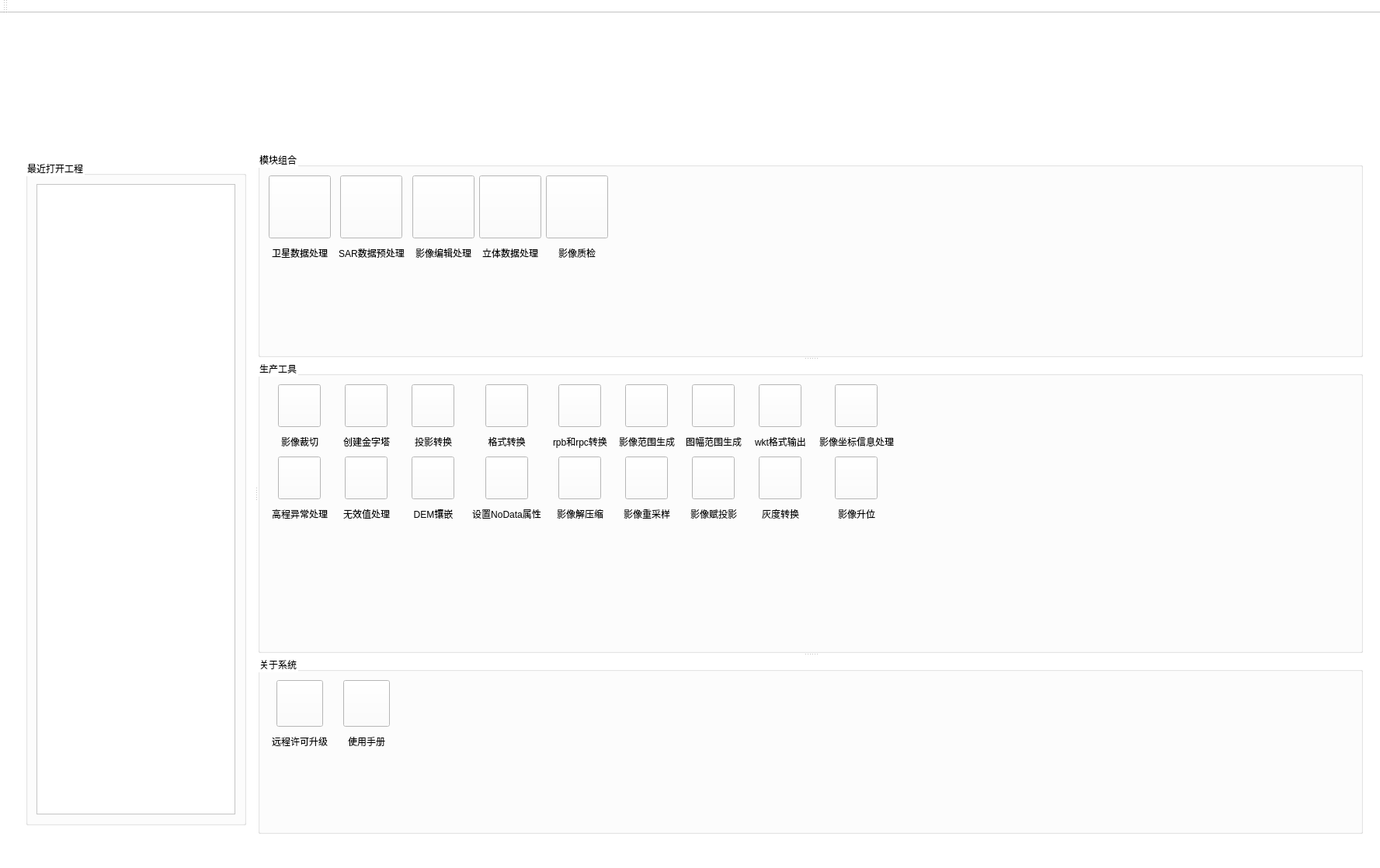
<?xml version="1.0" encoding="UTF-8"?>
<ui version="4.0">
 <class>IMAGEPS_InfoWindowClass</class>
 <widget class="QMainWindow" name="IMAGEPS_InfoWindowClass">
  <property name="geometry">
   <rect>
    <x>0</x>
    <y>0</y>
    <width>1777</width>
    <height>1118</height>
   </rect>
  </property>
  <property name="windowTitle">
   <string>IMAGEPS_InfoWindow</string>
  </property>
  <property name="styleSheet">
   <string notr="true">*{font: 57 9pt &quot;Source Han Sans SC Medium&quot;;}
*{background-color: rgb(255, 255, 255);}

</string>
  </property>
  <widget class="QWidget" name="centralWidget">
   <layout class="QVBoxLayout" name="verticalLayout" stretch="1,6">
    <item>
     <widget class="QLabel" name="label_title">
      <property name="font">
       <font>
        <family>思源黑体 Medium</family>
        <pointsize>48</pointsize>
        <weight>7</weight>
        <italic>false</italic>
        <bold>false</bold>
       </font>
      </property>
      <property name="styleSheet">
       <string notr="true">*{font: 57 48pt &quot;思源黑体 Medium&quot;;}
*{border-image: url(:/resource/menu/Imageps_title.png);}</string>
      </property>
      <property name="text">
       <string/>
      </property>
     </widget>
    </item>
    <item>
     <widget class="QWidget" name="widget" native="true">
      <property name="sizePolicy">
       <sizepolicy hsizetype="Preferred" vsizetype="Preferred">
        <horstretch>0</horstretch>
        <verstretch>10</verstretch>
       </sizepolicy>
      </property>
      <layout class="QGridLayout" name="gridLayout_2">
       <item row="0" column="0">
        <widget class="QSplitter" name="splitter_2">
         <property name="sizePolicy">
          <sizepolicy hsizetype="Expanding" vsizetype="Preferred">
           <horstretch>0</horstretch>
           <verstretch>0</verstretch>
          </sizepolicy>
         </property>
         <property name="orientation">
          <enum>Qt::Horizontal</enum>
         </property>
         <property name="opaqueResize">
          <bool>true</bool>
         </property>
         <widget class="QWidget" name="layoutWidget">
          <layout class="QVBoxLayout" name="verticalLayout_2" stretch="0">
           <item>
            <widget class="QGroupBox" name="groupBox">
             <property name="title">
              <string>最近打开工程</string>
             </property>
             <layout class="QGridLayout" name="gridLayout">
              <item row="0" column="0">
               <widget class="QListWidget" name="listWidget"/>
              </item>
             </layout>
            </widget>
           </item>
          </layout>
         </widget>
         <widget class="QSplitter" name="splitter">
          <property name="sizePolicy">
           <sizepolicy hsizetype="Expanding" vsizetype="Expanding">
            <horstretch>1</horstretch>
            <verstretch>0</verstretch>
           </sizepolicy>
          </property>
          <property name="orientation">
           <enum>Qt::Vertical</enum>
          </property>
          <widget class="QGroupBox" name="groupBox_2">
           <property name="title">
            <string>模块组合</string>
           </property>
           <layout class="QFormLayout" name="formLayout">
            <item row="0" column="0">
             <layout class="QGridLayout" name="gridLayout_6">
              <item row="0" column="1" alignment="Qt::AlignHCenter">
               <widget class="QPushButton" name="RDModelRadarDataIn_btn">
                <property name="sizePolicy">
                 <sizepolicy hsizetype="Fixed" vsizetype="Fixed">
                  <horstretch>0</horstretch>
                  <verstretch>0</verstretch>
                 </sizepolicy>
                </property>
                <property name="minimumSize">
                 <size>
                  <width>80</width>
                  <height>81</height>
                 </size>
                </property>
                <property name="text">
                 <string/>
                </property>
               </widget>
              </item>
              <item row="0" column="2" alignment="Qt::AlignHCenter">
               <widget class="QPushButton" name="CloudReplaceTools_btn">
                <property name="sizePolicy">
                 <sizepolicy hsizetype="Fixed" vsizetype="Fixed">
                  <horstretch>0</horstretch>
                  <verstretch>0</verstretch>
                 </sizepolicy>
                </property>
                <property name="minimumSize">
                 <size>
                  <width>80</width>
                  <height>81</height>
                 </size>
                </property>
                <property name="sizeIncrement">
                 <size>
                  <width>80</width>
                  <height>80</height>
                 </size>
                </property>
                <property name="text">
                 <string/>
                </property>
               </widget>
              </item>
              <item row="1" column="0">
               <widget class="QPushButton" name="Satellitedataprocessing_btnf">
                <property name="text">
                 <string>卫星数据处理</string>
                </property>
                <property name="flat">
                 <bool>true</bool>
                </property>
               </widget>
              </item>
              <item row="0" column="0" alignment="Qt::AlignHCenter">
               <widget class="QPushButton" name="Satellitedataprocessing_btn">
                <property name="sizePolicy">
                 <sizepolicy hsizetype="Fixed" vsizetype="Fixed">
                  <horstretch>0</horstretch>
                  <verstretch>0</verstretch>
                 </sizepolicy>
                </property>
                <property name="minimumSize">
                 <size>
                  <width>80</width>
                  <height>81</height>
                 </size>
                </property>
                <property name="sizeIncrement">
                 <size>
                  <width>80</width>
                  <height>80</height>
                 </size>
                </property>
                <property name="text">
                 <string/>
                </property>
               </widget>
              </item>
              <item row="1" column="4">
               <widget class="QPushButton" name="QualityInspection_btnf">
                <property name="text">
                 <string>影像质检</string>
                </property>
                <property name="flat">
                 <bool>true</bool>
                </property>
               </widget>
              </item>
              <item row="0" column="3" alignment="Qt::AlignHCenter">
               <widget class="QPushButton" name="DSMImageProduction_btn">
                <property name="sizePolicy">
                 <sizepolicy hsizetype="Fixed" vsizetype="Fixed">
                  <horstretch>0</horstretch>
                  <verstretch>0</verstretch>
                 </sizepolicy>
                </property>
                <property name="minimumSize">
                 <size>
                  <width>80</width>
                  <height>81</height>
                 </size>
                </property>
                <property name="sizeIncrement">
                 <size>
                  <width>80</width>
                  <height>80</height>
                 </size>
                </property>
                <property name="text">
                 <string/>
                </property>
               </widget>
              </item>
              <item row="1" column="1">
               <widget class="QPushButton" name="RDModelRadarDataIn_btnf">
                <property name="sizePolicy">
                 <sizepolicy hsizetype="Preferred" vsizetype="Maximum">
                  <horstretch>0</horstretch>
                  <verstretch>0</verstretch>
                 </sizepolicy>
                </property>
                <property name="maximumSize">
                 <size>
                  <width>16777215</width>
                  <height>40</height>
                 </size>
                </property>
                <property name="text">
                 <string>SAR数据预处理</string>
                </property>
                <property name="flat">
                 <bool>true</bool>
                </property>
               </widget>
              </item>
              <item row="1" column="3">
               <widget class="QPushButton" name="DSMImageProduction_btnf">
                <property name="text">
                 <string>立体数据处理</string>
                </property>
                <property name="flat">
                 <bool>true</bool>
                </property>
               </widget>
              </item>
              <item row="1" column="2">
               <widget class="QPushButton" name="CloudReplaceTools_btnf">
                <property name="text">
                 <string>影像编辑处理</string>
                </property>
                <property name="flat">
                 <bool>true</bool>
                </property>
               </widget>
              </item>
              <item row="0" column="4" alignment="Qt::AlignHCenter">
               <widget class="QPushButton" name="QualityInspection_btn">
                <property name="sizePolicy">
                 <sizepolicy hsizetype="Fixed" vsizetype="Fixed">
                  <horstretch>0</horstretch>
                  <verstretch>0</verstretch>
                 </sizepolicy>
                </property>
                <property name="minimumSize">
                 <size>
                  <width>80</width>
                  <height>81</height>
                 </size>
                </property>
                <property name="sizeIncrement">
                 <size>
                  <width>80</width>
                  <height>80</height>
                 </size>
                </property>
                <property name="text">
                 <string/>
                </property>
               </widget>
              </item>
             </layout>
            </item>
           </layout>
          </widget>
          <widget class="QGroupBox" name="groupBox_5">
           <property name="sizePolicy">
            <sizepolicy hsizetype="Expanding" vsizetype="Expanding">
             <horstretch>0</horstretch>
             <verstretch>0</verstretch>
            </sizepolicy>
           </property>
           <property name="styleSheet">
            <string notr="true"/>
           </property>
           <property name="title">
            <string>生产工具</string>
           </property>
           <layout class="QFormLayout" name="formLayout_3">
            <item row="0" column="0">
             <layout class="QGridLayout" name="gridLayout_4">
              <property name="verticalSpacing">
               <number>6</number>
              </property>
              <item row="2" column="3" alignment="Qt::AlignHCenter">
               <widget class="QPushButton" name="NoDataAttribute_btn">
                <property name="sizePolicy">
                 <sizepolicy hsizetype="Fixed" vsizetype="Fixed">
                  <horstretch>0</horstretch>
                  <verstretch>0</verstretch>
                 </sizepolicy>
                </property>
                <property name="minimumSize">
                 <size>
                  <width>55</width>
                  <height>55</height>
                 </size>
                </property>
                <property name="text">
                 <string/>
                </property>
               </widget>
              </item>
              <item row="1" column="4">
               <widget class="QPushButton" name="Rpb2Rpc_btnf">
                <property name="sizePolicy">
                 <sizepolicy hsizetype="Preferred" vsizetype="Maximum">
                  <horstretch>0</horstretch>
                  <verstretch>0</verstretch>
                 </sizepolicy>
                </property>
                <property name="maximumSize">
                 <size>
                  <width>16777215</width>
                  <height>40</height>
                 </size>
                </property>
                <property name="text">
                 <string>rpb和rpc转换</string>
                </property>
                <property name="flat">
                 <bool>true</bool>
                </property>
               </widget>
              </item>
              <item row="3" column="6">
               <widget class="QPushButton" name="imageEqualProject_btnf">
                <property name="sizePolicy">
                 <sizepolicy hsizetype="Preferred" vsizetype="Maximum">
                  <horstretch>0</horstretch>
                  <verstretch>0</verstretch>
                 </sizepolicy>
                </property>
                <property name="maximumSize">
                 <size>
                  <width>16777215</width>
                  <height>40</height>
                 </size>
                </property>
                <property name="text">
                 <string>影像赋投影</string>
                </property>
                <property name="flat">
                 <bool>true</bool>
                </property>
               </widget>
              </item>
              <item row="3" column="7">
               <widget class="QPushButton" name="ColorItoGray_btnf">
                <property name="sizePolicy">
                 <sizepolicy hsizetype="Preferred" vsizetype="Maximum">
                  <horstretch>0</horstretch>
                  <verstretch>0</verstretch>
                 </sizepolicy>
                </property>
                <property name="maximumSize">
                 <size>
                  <width>16777215</width>
                  <height>40</height>
                 </size>
                </property>
                <property name="text">
                 <string>灰度转换</string>
                </property>
                <property name="flat">
                 <bool>true</bool>
                </property>
               </widget>
              </item>
              <item row="0" column="1" alignment="Qt::AlignHCenter">
               <widget class="QPushButton" name="Buildpyramid_btn">
                <property name="sizePolicy">
                 <sizepolicy hsizetype="Fixed" vsizetype="Fixed">
                  <horstretch>0</horstretch>
                  <verstretch>0</verstretch>
                 </sizepolicy>
                </property>
                <property name="minimumSize">
                 <size>
                  <width>55</width>
                  <height>55</height>
                 </size>
                </property>
                <property name="text">
                 <string/>
                </property>
               </widget>
              </item>
              <item row="3" column="3">
               <widget class="QPushButton" name="NoDataAttribute_btnf">
                <property name="sizePolicy">
                 <sizepolicy hsizetype="Preferred" vsizetype="Maximum">
                  <horstretch>0</horstretch>
                  <verstretch>0</verstretch>
                 </sizepolicy>
                </property>
                <property name="maximumSize">
                 <size>
                  <width>16777215</width>
                  <height>40</height>
                 </size>
                </property>
                <property name="text">
                 <string>设置NoData属性</string>
                </property>
                <property name="flat">
                 <bool>true</bool>
                </property>
               </widget>
              </item>
              <item row="2" column="6" alignment="Qt::AlignHCenter">
               <widget class="QPushButton" name="imageEqualProject_btn">
                <property name="sizePolicy">
                 <sizepolicy hsizetype="Fixed" vsizetype="Fixed">
                  <horstretch>0</horstretch>
                  <verstretch>0</verstretch>
                 </sizepolicy>
                </property>
                <property name="minimumSize">
                 <size>
                  <width>55</width>
                  <height>55</height>
                 </size>
                </property>
                <property name="text">
                 <string/>
                </property>
               </widget>
              </item>
              <item row="1" column="1">
               <widget class="QPushButton" name="Buildpyramid_btnf">
                <property name="sizePolicy">
                 <sizepolicy hsizetype="Preferred" vsizetype="Maximum">
                  <horstretch>0</horstretch>
                  <verstretch>0</verstretch>
                 </sizepolicy>
                </property>
                <property name="maximumSize">
                 <size>
                  <width>16777215</width>
                  <height>40</height>
                 </size>
                </property>
                <property name="text">
                 <string>创建金字塔</string>
                </property>
                <property name="flat">
                 <bool>true</bool>
                </property>
               </widget>
              </item>
              <item row="3" column="0">
               <widget class="QPushButton" name="HeightAnomalyDetection_btnf">
                <property name="sizePolicy">
                 <sizepolicy hsizetype="Preferred" vsizetype="Maximum">
                  <horstretch>0</horstretch>
                  <verstretch>0</verstretch>
                 </sizepolicy>
                </property>
                <property name="maximumSize">
                 <size>
                  <width>16777215</width>
                  <height>40</height>
                 </size>
                </property>
                <property name="layoutDirection">
                 <enum>Qt::LeftToRight</enum>
                </property>
                <property name="inputMethodHints">
                 <set>Qt::ImhNone</set>
                </property>
                <property name="text">
                 <string>高程异常处理</string>
                </property>
                <property name="autoRepeat">
                 <bool>false</bool>
                </property>
                <property name="autoExclusive">
                 <bool>false</bool>
                </property>
                <property name="autoDefault">
                 <bool>false</bool>
                </property>
                <property name="default">
                 <bool>false</bool>
                </property>
                <property name="flat">
                 <bool>true</bool>
                </property>
               </widget>
              </item>
              <item row="0" column="5" alignment="Qt::AlignHCenter">
               <widget class="QPushButton" name="ImageRangeProduction_btn">
                <property name="sizePolicy">
                 <sizepolicy hsizetype="Fixed" vsizetype="Fixed">
                  <horstretch>0</horstretch>
                  <verstretch>0</verstretch>
                 </sizepolicy>
                </property>
                <property name="minimumSize">
                 <size>
                  <width>55</width>
                  <height>55</height>
                 </size>
                </property>
                <property name="text">
                 <string/>
                </property>
               </widget>
              </item>
              <item row="2" column="2" alignment="Qt::AlignHCenter">
               <widget class="QPushButton" name="DEMMosaic_btn">
                <property name="sizePolicy">
                 <sizepolicy hsizetype="Fixed" vsizetype="Fixed">
                  <horstretch>0</horstretch>
                  <verstretch>0</verstretch>
                 </sizepolicy>
                </property>
                <property name="minimumSize">
                 <size>
                  <width>55</width>
                  <height>55</height>
                 </size>
                </property>
                <property name="text">
                 <string/>
                </property>
               </widget>
              </item>
              <item row="3" column="4">
               <widget class="QPushButton" name="RemoteSensingImageDecompression_btnf">
                <property name="sizePolicy">
                 <sizepolicy hsizetype="Preferred" vsizetype="Maximum">
                  <horstretch>0</horstretch>
                  <verstretch>0</verstretch>
                 </sizepolicy>
                </property>
                <property name="maximumSize">
                 <size>
                  <width>16777215</width>
                  <height>40</height>
                 </size>
                </property>
                <property name="text">
                 <string>影像解压缩</string>
                </property>
                <property name="flat">
                 <bool>true</bool>
                </property>
               </widget>
              </item>
              <item row="1" column="3">
               <widget class="QPushButton" name="formatChange_btnf">
                <property name="sizePolicy">
                 <sizepolicy hsizetype="Preferred" vsizetype="Maximum">
                  <horstretch>0</horstretch>
                  <verstretch>0</verstretch>
                 </sizepolicy>
                </property>
                <property name="maximumSize">
                 <size>
                  <width>16777215</width>
                  <height>40</height>
                 </size>
                </property>
                <property name="text">
                 <string>格式转换</string>
                </property>
                <property name="flat">
                 <bool>true</bool>
                </property>
               </widget>
              </item>
              <item row="1" column="0">
               <widget class="QPushButton" name="ImageCropTool_btnf">
                <property name="sizePolicy">
                 <sizepolicy hsizetype="Preferred" vsizetype="Maximum">
                  <horstretch>0</horstretch>
                  <verstretch>0</verstretch>
                 </sizepolicy>
                </property>
                <property name="maximumSize">
                 <size>
                  <width>16777215</width>
                  <height>40</height>
                 </size>
                </property>
                <property name="text">
                 <string>影像裁切</string>
                </property>
                <property name="flat">
                 <bool>true</bool>
                </property>
               </widget>
              </item>
              <item row="1" column="6">
               <widget class="QPushButton" name="MapExtentGeneration_btnf">
                <property name="sizePolicy">
                 <sizepolicy hsizetype="Preferred" vsizetype="Maximum">
                  <horstretch>0</horstretch>
                  <verstretch>0</verstretch>
                 </sizepolicy>
                </property>
                <property name="maximumSize">
                 <size>
                  <width>16777215</width>
                  <height>40</height>
                 </size>
                </property>
                <property name="text">
                 <string>图幅范围生成</string>
                </property>
                <property name="flat">
                 <bool>true</bool>
                </property>
               </widget>
              </item>
              <item row="1" column="2">
               <widget class="QPushButton" name="projectChange_btnf">
                <property name="sizePolicy">
                 <sizepolicy hsizetype="Preferred" vsizetype="Maximum">
                  <horstretch>0</horstretch>
                  <verstretch>0</verstretch>
                 </sizepolicy>
                </property>
                <property name="maximumSize">
                 <size>
                  <width>16777215</width>
                  <height>40</height>
                 </size>
                </property>
                <property name="text">
                 <string>投影转换</string>
                </property>
                <property name="flat">
                 <bool>true</bool>
                </property>
               </widget>
              </item>
              <item row="2" column="5" alignment="Qt::AlignHCenter">
               <widget class="QPushButton" name="ImageResampling_btn">
                <property name="sizePolicy">
                 <sizepolicy hsizetype="Fixed" vsizetype="Fixed">
                  <horstretch>0</horstretch>
                  <verstretch>0</verstretch>
                 </sizepolicy>
                </property>
                <property name="minimumSize">
                 <size>
                  <width>55</width>
                  <height>55</height>
                 </size>
                </property>
                <property name="text">
                 <string/>
                </property>
               </widget>
              </item>
              <item row="1" column="5">
               <widget class="QPushButton" name="ImageRangeProduction_btnf">
                <property name="sizePolicy">
                 <sizepolicy hsizetype="Preferred" vsizetype="Maximum">
                  <horstretch>0</horstretch>
                  <verstretch>0</verstretch>
                 </sizepolicy>
                </property>
                <property name="maximumSize">
                 <size>
                  <width>16777215</width>
                  <height>40</height>
                 </size>
                </property>
                <property name="text">
                 <string>影像范围生成</string>
                </property>
                <property name="flat">
                 <bool>true</bool>
                </property>
               </widget>
              </item>
              <item row="3" column="1">
               <widget class="QPushButton" name="Invalidvaluelookup_btnf">
                <property name="sizePolicy">
                 <sizepolicy hsizetype="Preferred" vsizetype="Maximum">
                  <horstretch>0</horstretch>
                  <verstretch>0</verstretch>
                 </sizepolicy>
                </property>
                <property name="maximumSize">
                 <size>
                  <width>16777215</width>
                  <height>40</height>
                 </size>
                </property>
                <property name="layoutDirection">
                 <enum>Qt::LeftToRight</enum>
                </property>
                <property name="inputMethodHints">
                 <set>Qt::ImhNone</set>
                </property>
                <property name="text">
                 <string>无效值处理</string>
                </property>
                <property name="autoRepeat">
                 <bool>false</bool>
                </property>
                <property name="autoExclusive">
                 <bool>false</bool>
                </property>
                <property name="autoDefault">
                 <bool>false</bool>
                </property>
                <property name="default">
                 <bool>false</bool>
                </property>
                <property name="flat">
                 <bool>true</bool>
                </property>
               </widget>
              </item>
              <item row="0" column="4" alignment="Qt::AlignHCenter">
               <widget class="QPushButton" name="Rpb2Rpc_btn">
                <property name="sizePolicy">
                 <sizepolicy hsizetype="Fixed" vsizetype="Fixed">
                  <horstretch>0</horstretch>
                  <verstretch>0</verstretch>
                 </sizepolicy>
                </property>
                <property name="minimumSize">
                 <size>
                  <width>55</width>
                  <height>55</height>
                 </size>
                </property>
                <property name="text">
                 <string/>
                </property>
               </widget>
              </item>
              <item row="2" column="7" alignment="Qt::AlignHCenter">
               <widget class="QPushButton" name="ColorItoGray_btn">
                <property name="sizePolicy">
                 <sizepolicy hsizetype="Fixed" vsizetype="Fixed">
                  <horstretch>0</horstretch>
                  <verstretch>0</verstretch>
                 </sizepolicy>
                </property>
                <property name="minimumSize">
                 <size>
                  <width>55</width>
                  <height>55</height>
                 </size>
                </property>
                <property name="maximumSize">
                 <size>
                  <width>16777215</width>
                  <height>16777215</height>
                 </size>
                </property>
                <property name="text">
                 <string/>
                </property>
               </widget>
              </item>
              <item row="0" column="3" alignment="Qt::AlignHCenter">
               <widget class="QPushButton" name="formatChange_btn">
                <property name="sizePolicy">
                 <sizepolicy hsizetype="Fixed" vsizetype="Fixed">
                  <horstretch>0</horstretch>
                  <verstretch>0</verstretch>
                 </sizepolicy>
                </property>
                <property name="minimumSize">
                 <size>
                  <width>55</width>
                  <height>55</height>
                 </size>
                </property>
                <property name="text">
                 <string/>
                </property>
               </widget>
              </item>
              <item row="0" column="0" alignment="Qt::AlignHCenter">
               <widget class="QPushButton" name="ImageCropTool_btn">
                <property name="sizePolicy">
                 <sizepolicy hsizetype="Fixed" vsizetype="Fixed">
                  <horstretch>0</horstretch>
                  <verstretch>0</verstretch>
                 </sizepolicy>
                </property>
                <property name="minimumSize">
                 <size>
                  <width>55</width>
                  <height>55</height>
                 </size>
                </property>
                <property name="text">
                 <string/>
                </property>
               </widget>
              </item>
              <item row="3" column="2">
               <widget class="QPushButton" name="DEMMosaic_btnf">
                <property name="sizePolicy">
                 <sizepolicy hsizetype="Preferred" vsizetype="Maximum">
                  <horstretch>0</horstretch>
                  <verstretch>0</verstretch>
                 </sizepolicy>
                </property>
                <property name="maximumSize">
                 <size>
                  <width>16777215</width>
                  <height>40</height>
                 </size>
                </property>
                <property name="text">
                 <string>DEM镶嵌</string>
                </property>
                <property name="flat">
                 <bool>true</bool>
                </property>
               </widget>
              </item>
              <item row="2" column="4" alignment="Qt::AlignHCenter">
               <widget class="QPushButton" name="RemoteSensingImageDecompression_btn">
                <property name="sizePolicy">
                 <sizepolicy hsizetype="Fixed" vsizetype="Fixed">
                  <horstretch>0</horstretch>
                  <verstretch>0</verstretch>
                 </sizepolicy>
                </property>
                <property name="minimumSize">
                 <size>
                  <width>55</width>
                  <height>55</height>
                 </size>
                </property>
                <property name="text">
                 <string/>
                </property>
               </widget>
              </item>
              <item row="3" column="5">
               <widget class="QPushButton" name="ImageResampling_btnf">
                <property name="sizePolicy">
                 <sizepolicy hsizetype="Preferred" vsizetype="Maximum">
                  <horstretch>0</horstretch>
                  <verstretch>0</verstretch>
                 </sizepolicy>
                </property>
                <property name="maximumSize">
                 <size>
                  <width>16777215</width>
                  <height>40</height>
                 </size>
                </property>
                <property name="text">
                 <string>影像重采样</string>
                </property>
                <property name="autoRepeat">
                 <bool>false</bool>
                </property>
                <property name="autoExclusive">
                 <bool>false</bool>
                </property>
                <property name="flat">
                 <bool>true</bool>
                </property>
               </widget>
              </item>
              <item row="0" column="6" alignment="Qt::AlignHCenter">
               <widget class="QPushButton" name="MapExtentGeneration_btn">
                <property name="sizePolicy">
                 <sizepolicy hsizetype="Fixed" vsizetype="Fixed">
                  <horstretch>0</horstretch>
                  <verstretch>0</verstretch>
                 </sizepolicy>
                </property>
                <property name="minimumSize">
                 <size>
                  <width>55</width>
                  <height>55</height>
                 </size>
                </property>
                <property name="text">
                 <string/>
                </property>
               </widget>
              </item>
              <item row="2" column="0" alignment="Qt::AlignHCenter">
               <widget class="QPushButton" name="HeightAnomalyDetection_btn">
                <property name="sizePolicy">
                 <sizepolicy hsizetype="Fixed" vsizetype="Fixed">
                  <horstretch>0</horstretch>
                  <verstretch>0</verstretch>
                 </sizepolicy>
                </property>
                <property name="minimumSize">
                 <size>
                  <width>55</width>
                  <height>55</height>
                 </size>
                </property>
                <property name="text">
                 <string/>
                </property>
                <property name="flat">
                 <bool>false</bool>
                </property>
               </widget>
              </item>
              <item row="2" column="1" alignment="Qt::AlignHCenter">
               <widget class="QPushButton" name="Invalidvaluelookup_btn">
                <property name="sizePolicy">
                 <sizepolicy hsizetype="Fixed" vsizetype="Fixed">
                  <horstretch>0</horstretch>
                  <verstretch>0</verstretch>
                 </sizepolicy>
                </property>
                <property name="minimumSize">
                 <size>
                  <width>55</width>
                  <height>55</height>
                 </size>
                </property>
                <property name="text">
                 <string/>
                </property>
                <property name="flat">
                 <bool>false</bool>
                </property>
               </widget>
              </item>
              <item row="0" column="2" alignment="Qt::AlignHCenter">
               <widget class="QPushButton" name="projectChange_btn">
                <property name="sizePolicy">
                 <sizepolicy hsizetype="Fixed" vsizetype="Fixed">
                  <horstretch>0</horstretch>
                  <verstretch>0</verstretch>
                 </sizepolicy>
                </property>
                <property name="minimumSize">
                 <size>
                  <width>55</width>
                  <height>55</height>
                 </size>
                </property>
                <property name="text">
                 <string/>
                </property>
               </widget>
              </item>
              <item row="2" column="8" alignment="Qt::AlignHCenter">
               <widget class="QPushButton" name="Convert8to16_btn">
                <property name="sizePolicy">
                 <sizepolicy hsizetype="Fixed" vsizetype="Fixed">
                  <horstretch>0</horstretch>
                  <verstretch>0</verstretch>
                 </sizepolicy>
                </property>
                <property name="minimumSize">
                 <size>
                  <width>55</width>
                  <height>55</height>
                 </size>
                </property>
                <property name="text">
                 <string/>
                </property>
               </widget>
              </item>
              <item row="3" column="8">
               <widget class="QPushButton" name="Convert8to16_btnf">
                <property name="sizePolicy">
                 <sizepolicy hsizetype="Preferred" vsizetype="Preferred">
                  <horstretch>0</horstretch>
                  <verstretch>0</verstretch>
                 </sizepolicy>
                </property>
                <property name="maximumSize">
                 <size>
                  <width>16777215</width>
                  <height>16777215</height>
                 </size>
                </property>
                <property name="text">
                 <string>影像升位</string>
                </property>
                <property name="flat">
                 <bool>true</bool>
                </property>
               </widget>
              </item>
              <item row="0" column="7" alignment="Qt::AlignHCenter">
               <widget class="QPushButton" name="ExportWKT_btn">
                <property name="sizePolicy">
                 <sizepolicy hsizetype="Fixed" vsizetype="Fixed">
                  <horstretch>0</horstretch>
                  <verstretch>0</verstretch>
                 </sizepolicy>
                </property>
                <property name="minimumSize">
                 <size>
                  <width>55</width>
                  <height>55</height>
                 </size>
                </property>
                <property name="text">
                 <string/>
                </property>
               </widget>
              </item>
              <item row="1" column="7">
               <widget class="QPushButton" name="ExportWKT_btnf">
                <property name="sizePolicy">
                 <sizepolicy hsizetype="Preferred" vsizetype="Preferred">
                  <horstretch>0</horstretch>
                  <verstretch>0</verstretch>
                 </sizepolicy>
                </property>
                <property name="maximumSize">
                 <size>
                  <width>16777215</width>
                  <height>16777215</height>
                 </size>
                </property>
                <property name="text">
                 <string>wkt格式输出</string>
                </property>
                <property name="flat">
                 <bool>true</bool>
                </property>
               </widget>
              </item>
              <item row="0" column="8" alignment="Qt::AlignHCenter">
               <widget class="QPushButton" name="ImageCoordinateProcessing_btn">
                <property name="sizePolicy">
                 <sizepolicy hsizetype="Fixed" vsizetype="Fixed">
                  <horstretch>0</horstretch>
                  <verstretch>0</verstretch>
                 </sizepolicy>
                </property>
                <property name="minimumSize">
                 <size>
                  <width>55</width>
                  <height>55</height>
                 </size>
                </property>
                <property name="text">
                 <string/>
                </property>
               </widget>
              </item>
              <item row="1" column="8">
               <widget class="QPushButton" name="ImageCoordinateProcessing_btnf">
                <property name="sizePolicy">
                 <sizepolicy hsizetype="Preferred" vsizetype="Preferred">
                  <horstretch>0</horstretch>
                  <verstretch>0</verstretch>
                 </sizepolicy>
                </property>
                <property name="maximumSize">
                 <size>
                  <width>16777215</width>
                  <height>16777215</height>
                 </size>
                </property>
                <property name="text">
                 <string>影像坐标信息处理</string>
                </property>
                <property name="flat">
                 <bool>true</bool>
                </property>
               </widget>
              </item>
             </layout>
            </item>
           </layout>
          </widget>
          <widget class="QGroupBox" name="groupBox_6">
           <property name="title">
            <string>关于系统</string>
           </property>
           <layout class="QFormLayout" name="formLayout_2">
            <item row="0" column="0">
             <layout class="QGridLayout" name="gridLayout_7">
              <item row="0" column="0" alignment="Qt::AlignHCenter">
               <widget class="QPushButton" name="remotePermissionUpgradeHaspDog_btn">
                <property name="sizePolicy">
                 <sizepolicy hsizetype="Fixed" vsizetype="Fixed">
                  <horstretch>0</horstretch>
                  <verstretch>0</verstretch>
                 </sizepolicy>
                </property>
                <property name="minimumSize">
                 <size>
                  <width>60</width>
                  <height>60</height>
                 </size>
                </property>
                <property name="sizeIncrement">
                 <size>
                  <width>60</width>
                  <height>60</height>
                 </size>
                </property>
                <property name="text">
                 <string/>
                </property>
               </widget>
              </item>
              <item row="0" column="1" alignment="Qt::AlignHCenter">
               <widget class="QPushButton" name="useManual_btn">
                <property name="sizePolicy">
                 <sizepolicy hsizetype="Fixed" vsizetype="Fixed">
                  <horstretch>0</horstretch>
                  <verstretch>0</verstretch>
                 </sizepolicy>
                </property>
                <property name="minimumSize">
                 <size>
                  <width>60</width>
                  <height>60</height>
                 </size>
                </property>
                <property name="sizeIncrement">
                 <size>
                  <width>60</width>
                  <height>60</height>
                 </size>
                </property>
                <property name="text">
                 <string/>
                </property>
               </widget>
              </item>
              <item row="1" column="0">
               <widget class="QPushButton" name="remotePermissionUpgradeHaspDog_btnf">
                <property name="sizePolicy">
                 <sizepolicy hsizetype="Preferred" vsizetype="Fixed">
                  <horstretch>0</horstretch>
                  <verstretch>0</verstretch>
                 </sizepolicy>
                </property>
                <property name="layoutDirection">
                 <enum>Qt::LeftToRight</enum>
                </property>
                <property name="inputMethodHints">
                 <set>Qt::ImhNone</set>
                </property>
                <property name="text">
                 <string>远程许可升级</string>
                </property>
                <property name="autoRepeat">
                 <bool>false</bool>
                </property>
                <property name="autoExclusive">
                 <bool>false</bool>
                </property>
                <property name="autoDefault">
                 <bool>false</bool>
                </property>
                <property name="default">
                 <bool>false</bool>
                </property>
                <property name="flat">
                 <bool>true</bool>
                </property>
               </widget>
              </item>
              <item row="1" column="1">
               <widget class="QPushButton" name="useManual_btnf">
                <property name="sizePolicy">
                 <sizepolicy hsizetype="Preferred" vsizetype="Fixed">
                  <horstretch>0</horstretch>
                  <verstretch>0</verstretch>
                 </sizepolicy>
                </property>
                <property name="text">
                 <string>使用手册</string>
                </property>
                <property name="flat">
                 <bool>true</bool>
                </property>
               </widget>
              </item>
             </layout>
            </item>
           </layout>
          </widget>
         </widget>
        </widget>
       </item>
      </layout>
     </widget>
    </item>
   </layout>
  </widget>
  <widget class="QMenuBar" name="menuBar">
   <property name="geometry">
    <rect>
     <x>0</x>
     <y>0</y>
     <width>1777</width>
     <height>24</height>
    </rect>
   </property>
   <property name="styleSheet">
    <string notr="true"> QMenu::item:selected {
	background: #00a99d;
    color: white;
}</string>
   </property>
  </widget>
  <widget class="QToolBar" name="mainToolBar">
   <attribute name="toolBarArea">
    <enum>TopToolBarArea</enum>
   </attribute>
   <attribute name="toolBarBreak">
    <bool>false</bool>
   </attribute>
  </widget>
  <widget class="QStatusBar" name="statusBar"/>
 </widget>
 <layoutdefault spacing="6" margin="11"/>
 <tabstops>
  <tabstop>listWidget</tabstop>
  <tabstop>QualityInspection_btnf</tabstop>
  <tabstop>CloudReplaceTools_btnf</tabstop>
  <tabstop>remotePermissionUpgradeHaspDog_btn</tabstop>
  <tabstop>CloudReplaceTools_btn</tabstop>
  <tabstop>Satellitedataprocessing_btnf</tabstop>
  <tabstop>Satellitedataprocessing_btn</tabstop>
  <tabstop>QualityInspection_btn</tabstop>
 </tabstops>
 <resources>
  <include location="../bin/resource/imageps.qrc"/>
 </resources>
 <connections/>
</ui>
